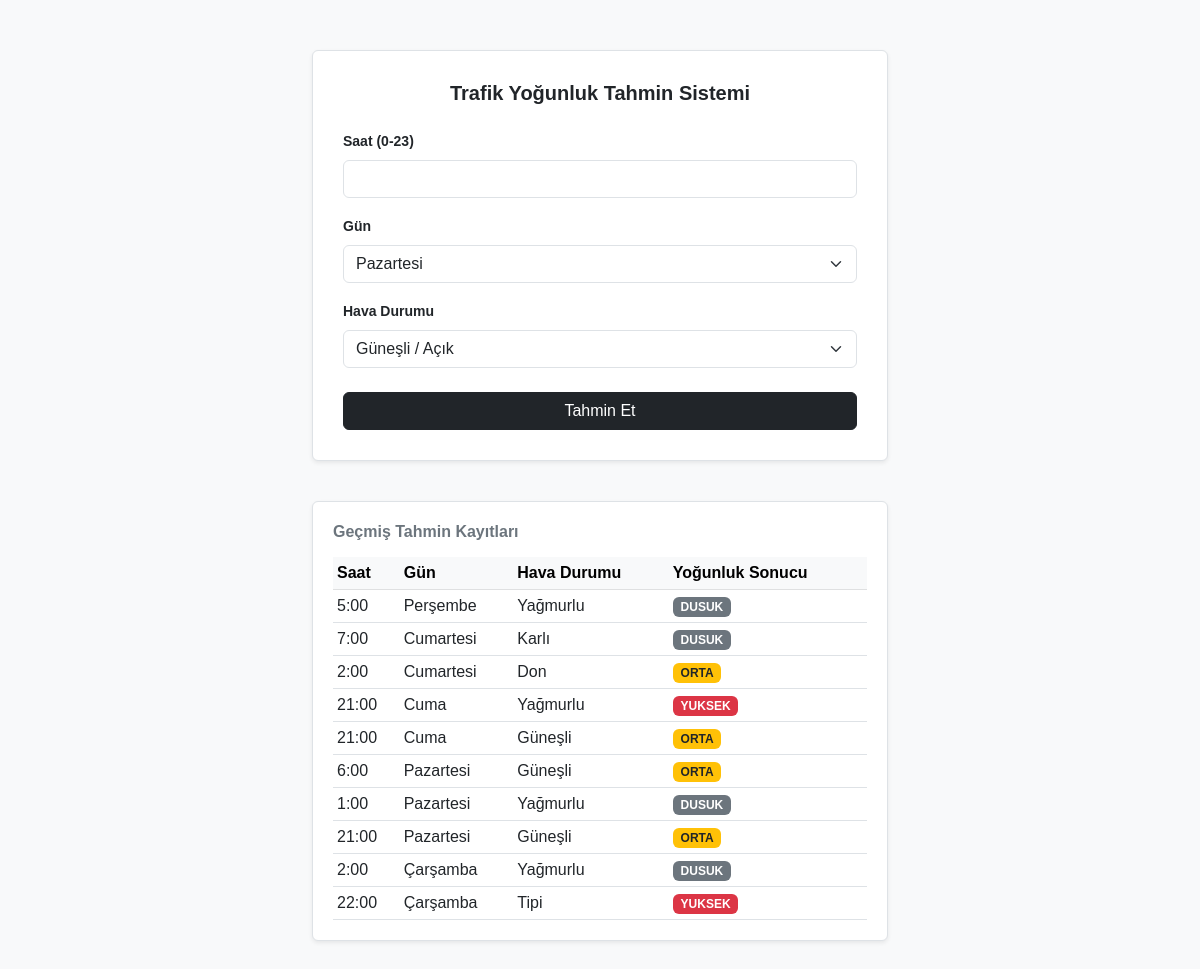
Before: / with the older database file.
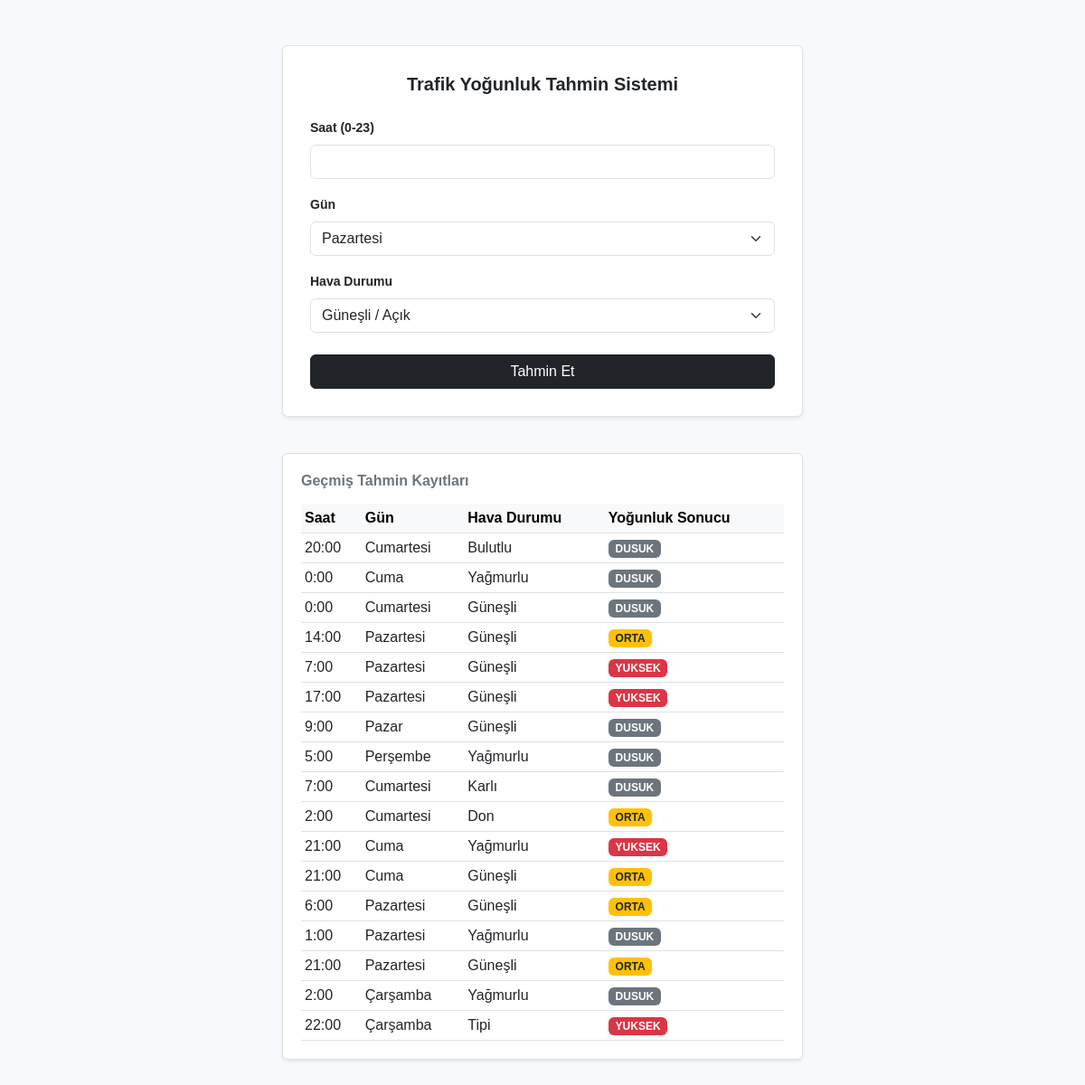
After: the same page with the newer database file.
### tables this page shows
CREATE TABLE tahminler (
            id INTEGER PRIMARY KEY AUTOINCREMENT,
            saat INTEGER,
            gun INTEGER,
            hava INTEGER,
            sonuc TEXT
        );

### app.py (the view)
@app.route('/')
def index():
    conn = sqlite3.connect('trafik.db')
    c = conn.cursor()
    c.execute("SELECT saat, gun, hava, sonuc FROM tahminler ORDER BY id DESC")
    kayitlar = c.fetchall()
    conn.close()
    sonuc = session.pop('sonuc', None)
    return render_template('index.html', tahminler=kayitlar, sonuc=sonuc)

### templates/index.html (shortened to what this page needs)
<!DOCTYPE html>
<html lang="tr">
<head>
    <link href="https://cdn.jsdelivr.net/npm/bootstrap@5.3.0/dist/css/bootstrap.min.css" rel="stylesheet">
</head>
<body>
    <div class="container main-container">
        <div class="main-card shadow-sm">
            <h5 class="mb-4 text-center fw-bold">Trafik Yoğunluk Tahmin Sistemi</h5>
            <form action="/tahmin" method="POST">
                <div class="mb-3">
                    <label for="saat" class="form-label small fw-semibold">Saat (0-23)</label>
                    <input type="number" class="form-control" id="saat" name="saat" min="0" max="23" required>
                </div>
                <div class="mb-3">
                    <label for="gun" class="form-label small fw-semibold">Gün</label>
                    <select class="form-select" id="gun" name="gun" required>
                        <option value="1">Pazartesi</option>
                    </select>
                </div>
                <div class="mb-3">
                    <label for="hava" class="form-label small fw-semibold">Hava Durumu</label>
                    <select class="form-select" id="hava" name="hava" required>
                        <option value="0">Güneşli / Açık</option>
                    </select>
                </div>
                <button type="submit" class="btn btn-dark w-100 mt-2">Tahmin Et</button>
            </form>
        </div>
        <div class="history-table shadow-sm">
            <h6 class="fw-bold mb-3 text-secondary">Geçmiş Tahmin Kayıtları</h6>
            <div class="table-responsive">
                <table class="table table-sm table-hover align-middle mb-0">
                    <thead class="table-light">
                        <tr>
                            <th>Saat</th>
                            <th>Gün</th>
                            <th>Hava Durumu</th>
                            <th>Yoğunluk Sonucu</th>
                        </tr>
                    </thead>
                    <tbody>
                        {% for kayıt in tahminler %}
                        <tr>
                            <td>{{ kayıt[0] }}:00</td>
                            <td>
                                {% if kayıt[1] == 1 %}Pazartesi
                                {% elif kayıt[1] == 2 %}Salı
                                {% elif kayıt[1] == 3 %}Çarşamba
                                {% elif kayıt[1] == 4 %}Perşembe
                                {% elif kayıt[1] == 5 %}Cuma
                                {% elif kayıt[1] == 6 %}Cumartesi
                                {% elif kayıt[1] == 7 %}Pazar{% endif %}
                            </td>
                            <td>
                                {% if kayıt[2] == 0 %}Güneşli
                                {% elif kayıt[2] == 1 %}Yağmurlu
                                {% elif kayıt[2] == 2 %}Karlı
                                {% elif kayıt[2] == 3 %}Bulutlu
                                {% elif kayıt[2] == 4 %}Rüzgarlı
                                {% elif kayıt[2] == 5 %}Don
                                {% elif kayıt[2] == 6 %}Sisli
                                {% elif kayıt[2] == 7 %}Tipi{% endif %}
                            </td>
                            <td>
                                <span class="badge {% if kayıt[3] == 'yuksek' %}bg-danger{% elif kayıt[3] == 'orta' %}bg-warning text-dark{% else %}bg-secondary{% endif %}">
                                    {{ kayıt[3] | upper }}
                                </span>
                            </td>
                        </tr>
                        {% else %}
                        <tr>
                            <td colspan="4" class="text-center text-muted small py-3">Henüz kaydedilmiş bir tahmin bulunmuyor.</td>
                        </tr>
                        {% endfor %}
                    </tbody>
                </table>
            </div>
        </div>
    </div>
</body>
</html>

### templates/index.html (style rules this page uses)
body { background-color: #f8f9fa; color: #212529; font-family: sans-serif; }
.main-container { max-width: 600px; margin: 50px auto; }
.main-card { border: 1px solid #dee2e6; border-radius: 6px; background-color: #fff; padding: 30px; }
.history-table { background-color: #fff; border: 1px solid #dee2e6; border-radius: 6px; padding: 20px; margin-top: 40px; }

Changed rows visible on the page:
added tahminler: saat "20", gun "Cumartesi", hava "Bulutlu", sonuc "DUSUK"
added tahminler: saat "0", gun "Cuma", hava "Yağmurlu", sonuc "DUSUK"
added tahminler: saat "0", gun "Cumartesi", hava "Güneşli", sonuc "DUSUK"
added tahminler: saat "14", gun "Pazartesi", hava "Güneşli", sonuc "ORTA"
added tahminler: saat "7", gun "Pazartesi", hava "Güneşli", sonuc "YUKSEK"
added tahminler: saat "17", gun "Pazartesi", hava "Güneşli", sonuc "YUKSEK"
added tahminler: saat "9", gun "Pazar", hava "Güneşli", sonuc "DUSUK"
